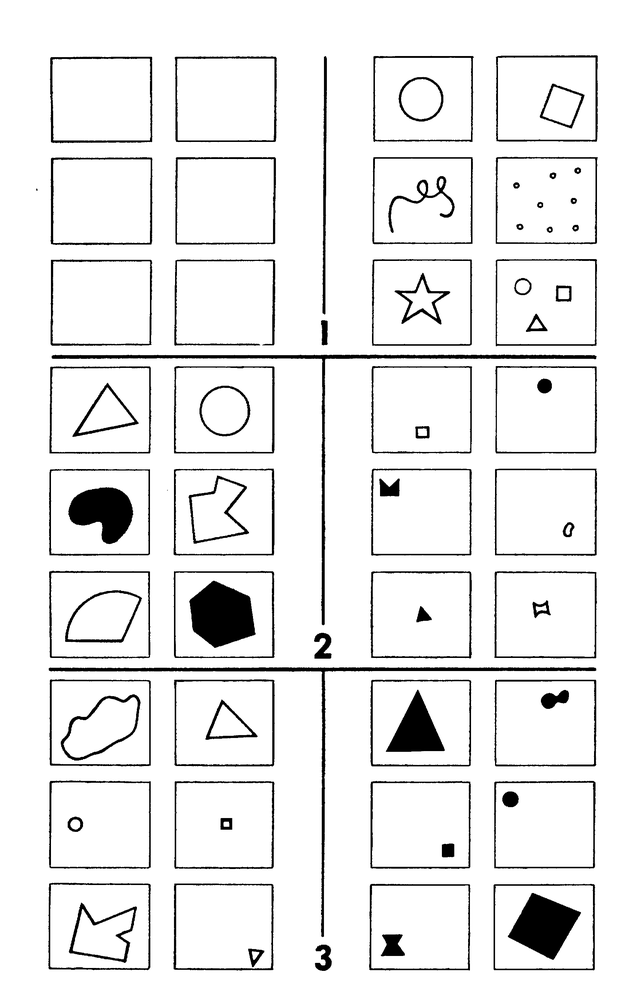
#> input picture data/Bp01-03.BMP, 629 x 1000 px, shrunk from 1728 x 2748 before the run; its folder holds only this picture in this run
$ python preprocess_images.py
#> lines starting #> are read from the running program, lines starting #| are printed output that depends on the picture; after the words box and inside, x2 and y2 are one past the last pixel; in counts of white or black regions, pixels touching at a corner belong together
import cv2
import numpy as np
import os
from pathlib import Path

class BatchImagePreprocessor:
    def __init__(self, input_folder="data"):
        """
        Initialize the preprocessor with input folder path.

        Args:
            input_folder (str): Path to the folder containing images
        """
        self.input_folder = Path(input_folder)
        self.output_folder = self.input_folder / "binary"

        # Create output folder if it doesn't exist
        self.output_folder.mkdir(exist_ok=True)

    def process_image(self, image_path):
        """
        Process a single image: remove noise and convert to binary.

        Args:
            image_path (Path): Path to the input image
        """
        # Read image in grayscale
        img = cv2.imread(str(image_path), cv2.IMREAD_GRAYSCALE)
#> img is the input picture: shape (1000, 629); min 0, max 255, mean 235.8
        if img is None:
            print(f"Error: Could not open {image_path}")
            return False

        # Apply Gaussian blur to reduce noise
        blurred = cv2.GaussianBlur(img, (5, 5), 0)
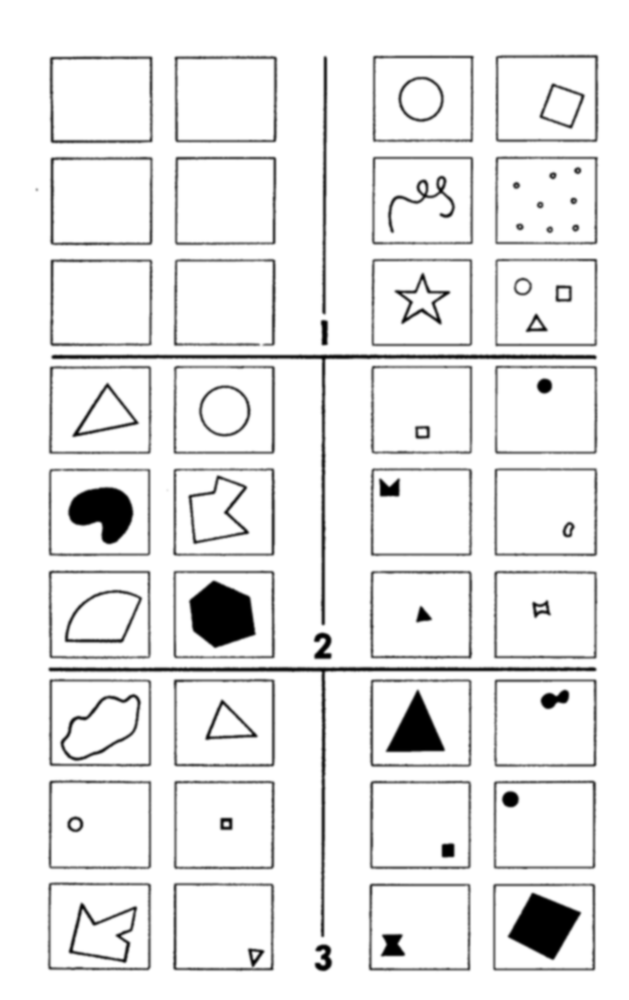
#> blurred: shape (1000, 629); min 0, max 255, mean 235.8

        # Apply adaptive thresholding for better results with varying lighting
        binary = cv2.adaptiveThreshold(
            blurred,
            255,
            cv2.ADAPTIVE_THRESH_GAUSSIAN_C,
            cv2.THRESH_BINARY,
            11,  # Block size
            2    # Constant subtracted from mean
        )
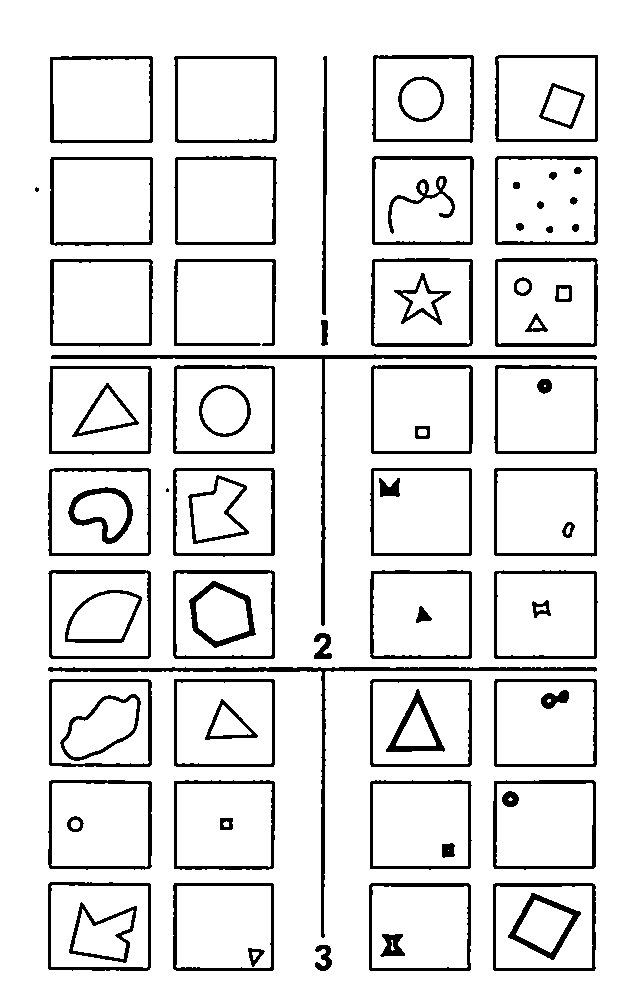
#> binary: shape (1000, 629); 89.7% white; 83 black regions (2 under 20 px), largest, box (x1, y1, x2, y2) and area: (51, 354, 597, 626) 3117, (48, 667, 597, 938) 3105, (371, 258, 473, 347) 1334

        # Create output filename
        output_path = self.output_folder / f"binary_{image_path.name}"

        # Save the binary image
        cv2.imwrite(str(output_path), binary)
        print(f"Processed: {image_path.name} -> {output_path.name}")
        return True

    def process_all_images(self):
        """Process all images in the input folder."""
        # Supported image extensions
        image_extensions = ('.bmp', '.png', '.jpg', '.jpeg', '.tiff', '.BMP', '.PNG', '.JPG', '.JPEG', '.TIFF')

        # Get all image files
        image_files = [f for f in self.input_folder.iterdir()
                      if f.is_file() and f.suffix in image_extensions]

        if not image_files:
            print(f"No images found in {self.input_folder}")
            return

        print(f"Found {len(image_files)} images to process")

        # Process each image
        successful = 0
        for image_path in image_files:
            if self.process_image(image_path):
                successful += 1

        print(f"\nProcessing complete!")
        print(f"Successfully processed: {successful}/{len(image_files)} images")
        print(f"Binary images saved in: {self.output_folder}")

if __name__ == "__main__":
    # Create preprocessor instance
    preprocessor = BatchImagePreprocessor()

    # Process all images
    preprocessor.process_all_images()

$ run again, on data/Bp100.BMP
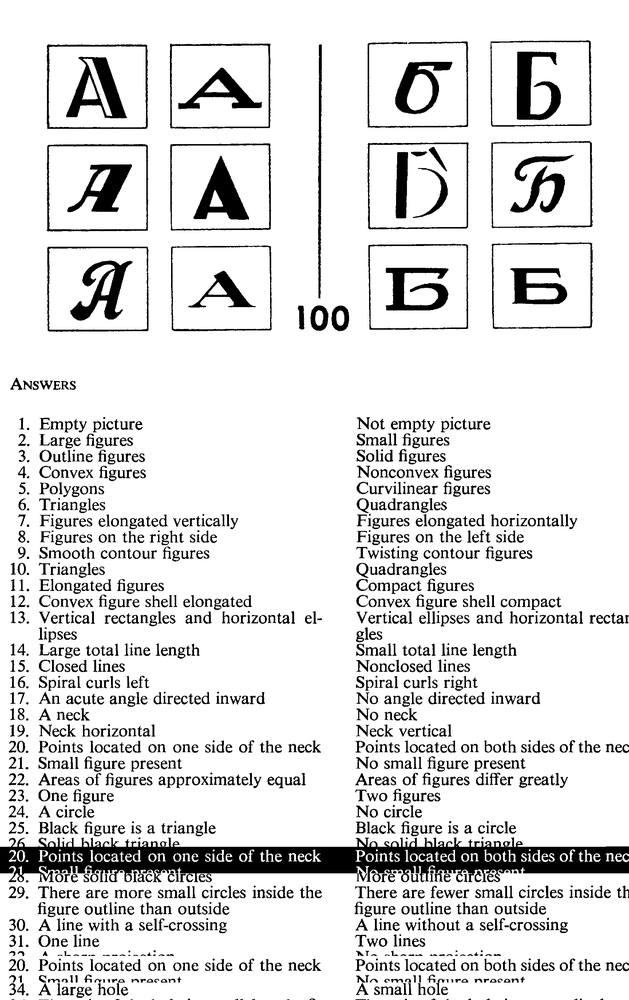
#> input picture data/Bp100.BMP, 629 x 1000 px, shrunk from 1728 x 2748 before the run
#> in process_image, img is the input picture: shape (1000, 629); min 0, max 255, mean 223.9
#> in process_image, `blurred = cv2.GaussianBlur(img, (5, 5), 0)`:
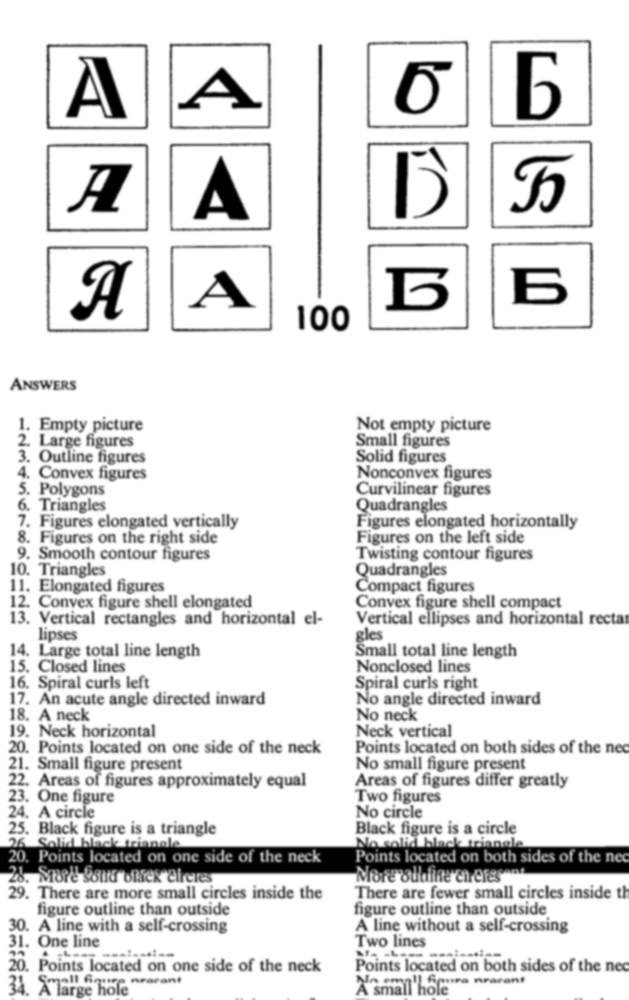
#> blurred: shape (1000, 629); min 0, max 255, mean 223.9
#> in process_image, `binary = cv2.adaptiveThreshold( blurred, 255, cv2.ADAPTIVE_THRESH_GAUS..`:
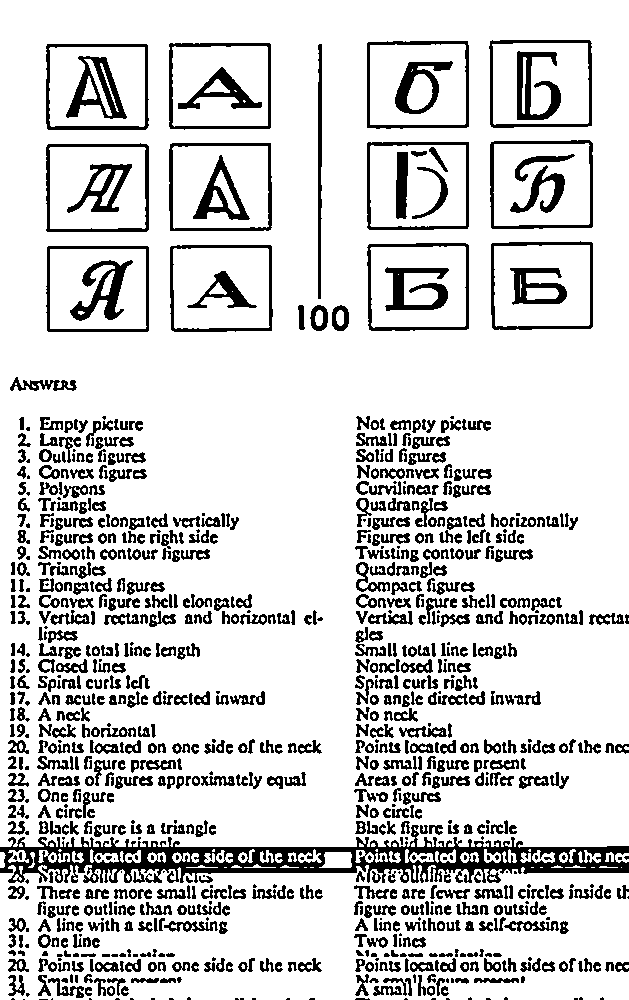
#> binary: shape (1000, 629); 82.9% white; 1008 black regions (160 under 20 px), largest, box (x1, y1, x2, y2) and area: (0, 825, 629, 883) 13160, (66, 56, 127, 119) 1502, (70, 260, 133, 321) 1430

$ run again, on data/Bp13-15.BMP
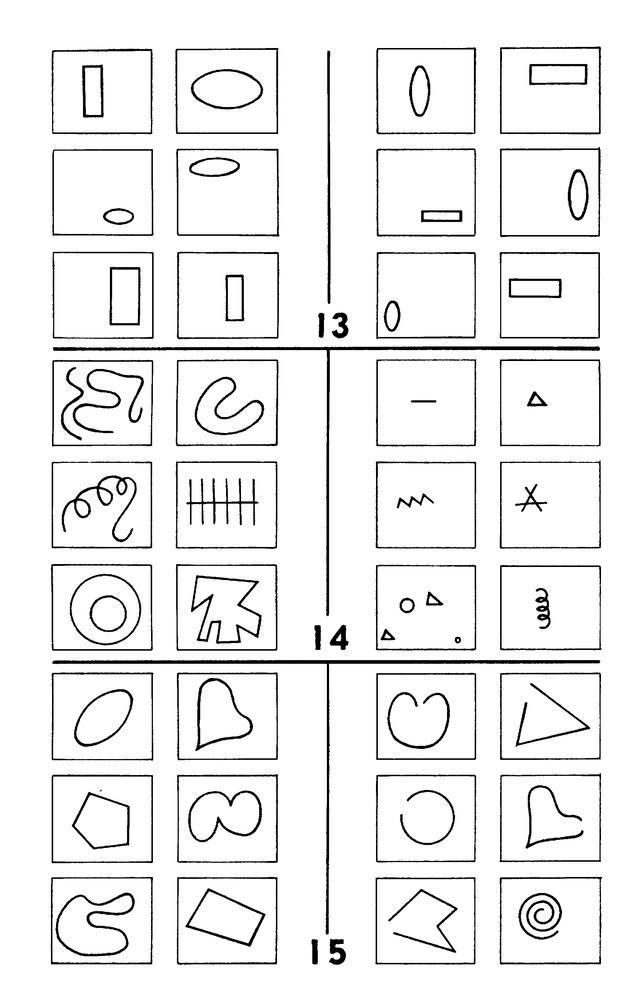
#> input picture data/Bp13-15.BMP, 629 x 1000 px, shrunk from 1728 x 2748 before the run
#> in process_image, img is the input picture: shape (1000, 629); min 0, max 255, mean 238.2
#> in process_image, `blurred = cv2.GaussianBlur(img, (5, 5), 0)`:
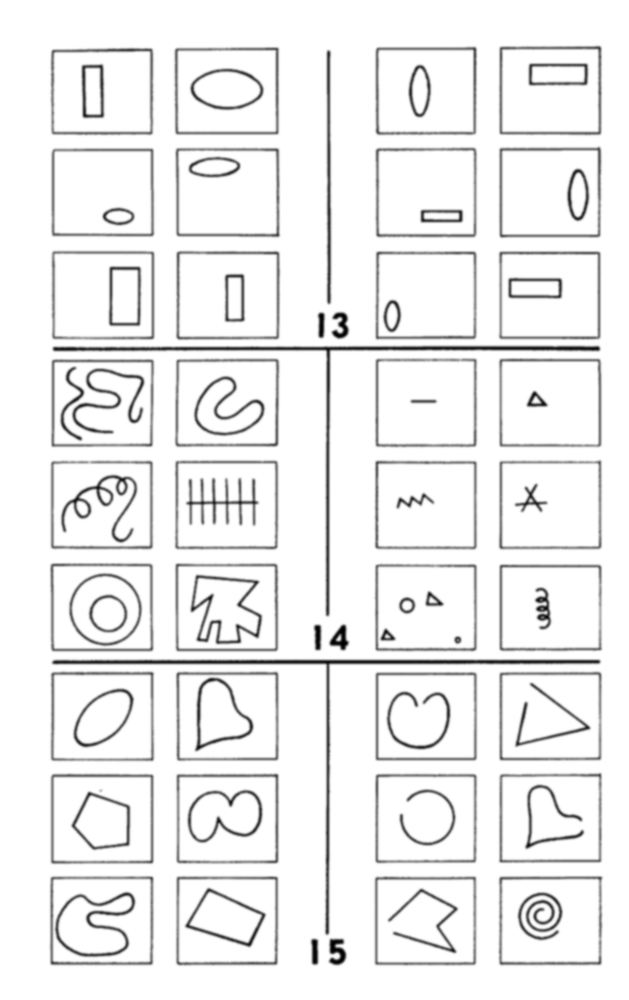
#> blurred: shape (1000, 629); min 0, max 255, mean 238.2
#> in process_image, `binary = cv2.adaptiveThreshold( blurred, 255, cv2.ADAPTIVE_THRESH_GAUS..`:
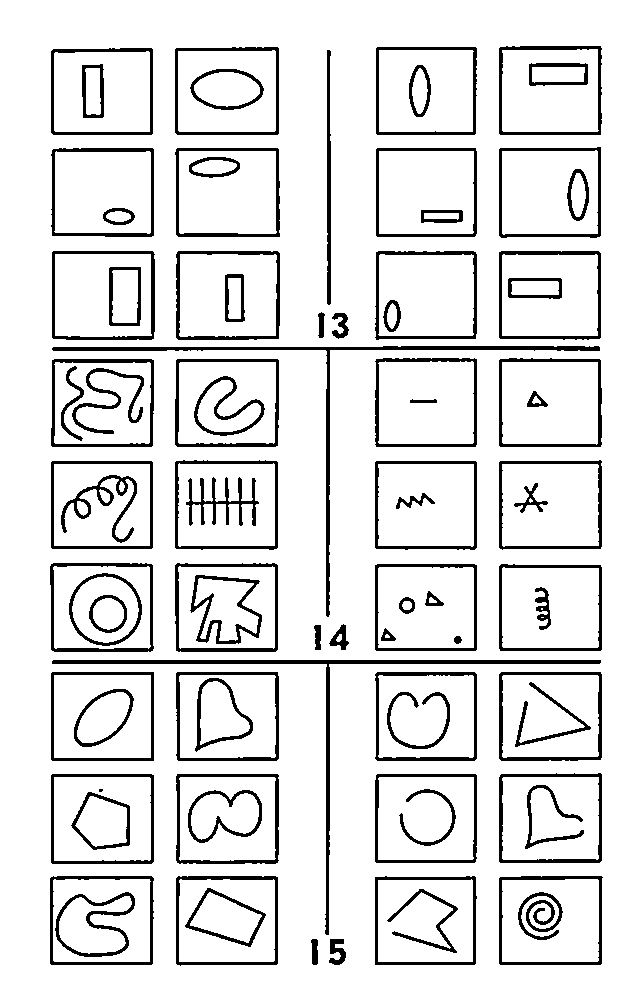
#> binary: shape (1000, 629); 88.6% white; 87 black regions (1 under 20 px), largest, box (x1, y1, x2, y2) and area: (52, 660, 601, 935) 3192, (52, 346, 600, 617) 3005, (176, 251, 280, 340) 1292

$ run again, on data/Bp16-18.BMP
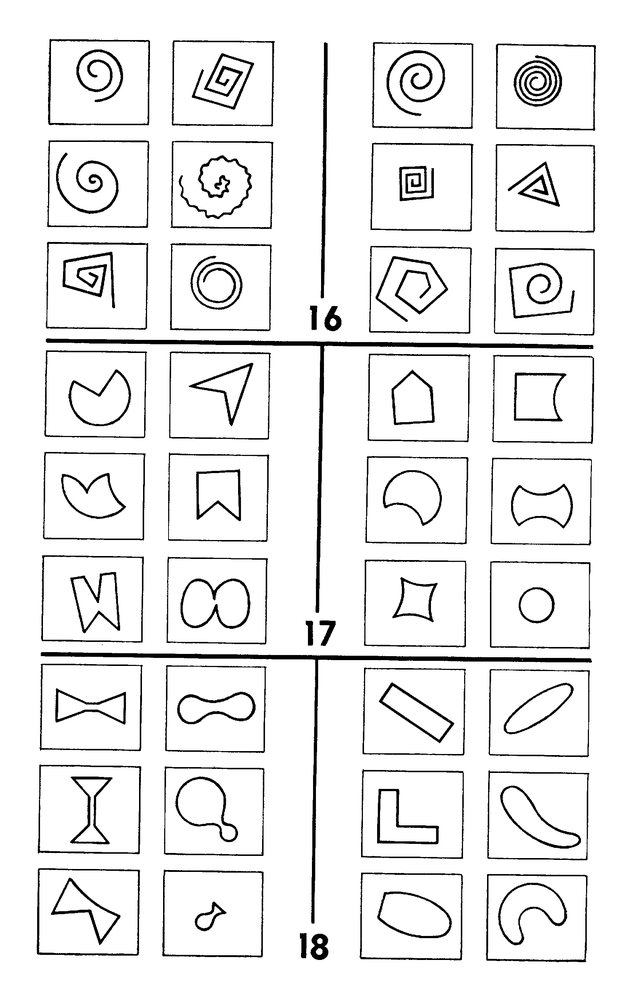
#> input picture data/Bp16-18.BMP, 629 x 1000 px, shrunk from 1728 x 2748 before the run
#> in process_image, img is the input picture: shape (1000, 629); min 0, max 255, mean 235.9
#> in process_image, `blurred = cv2.GaussianBlur(img, (5, 5), 0)`:
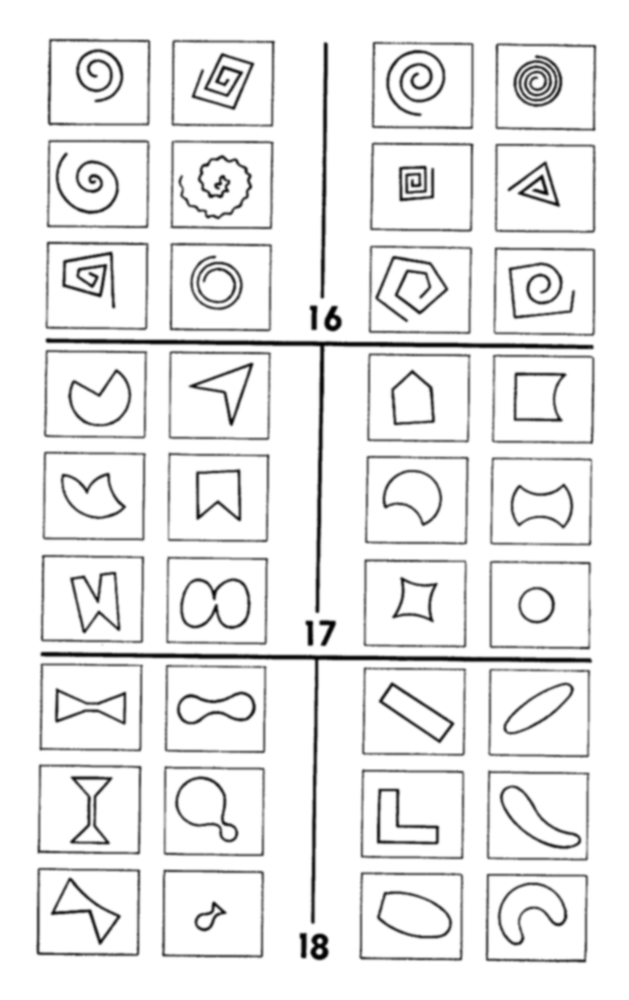
#> blurred: shape (1000, 629); min 1, max 255, mean 235.9
#> in process_image, `binary = cv2.adaptiveThreshold( blurred, 255, cv2.ADAPTIVE_THRESH_GAUS..`:
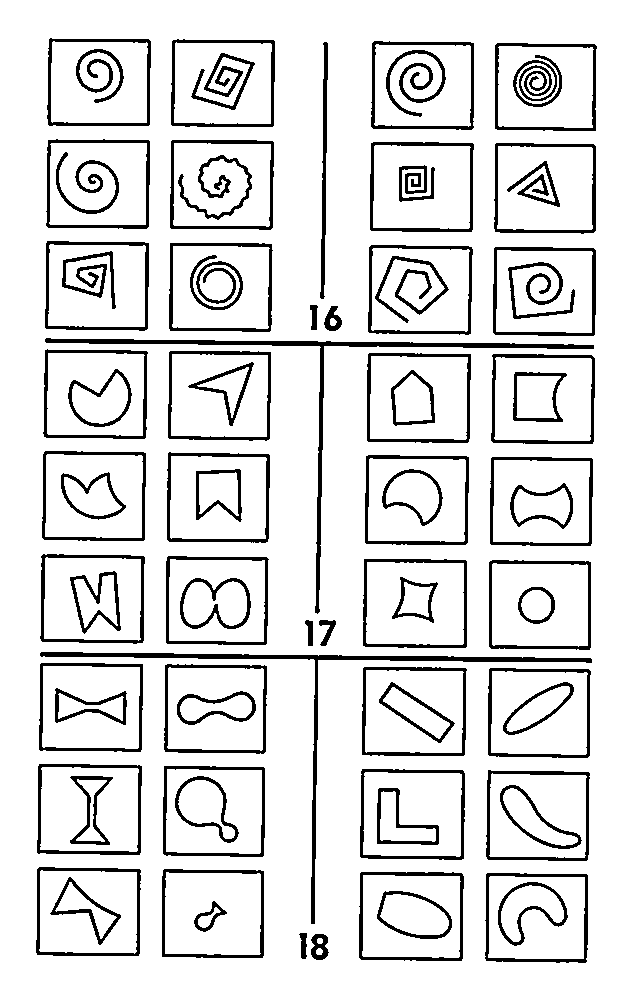
#> binary: shape (1000, 629); 87.7% white; 81 black regions, largest, box (x1, y1, x2, y2) and area: (45, 338, 594, 614) 3514, (40, 652, 592, 924) 3478, (493, 247, 596, 336) 1252
